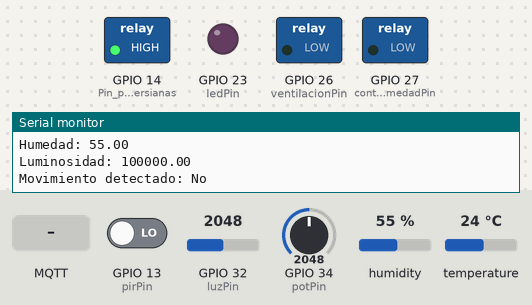
The program below on a simulated ESP32. Parts: switched loads named in the program (green lamp = pin HIGH), output pins drawn as LEDs (lit = HIGH), the last lines printed to the serial monitor. The test bench sets the inputs (shaded band); at power-on: temperature 24 °C, GPIO 32 (luzPin) = 2048, GPIO 13 (pirPin) LOW, GPIO 34 (potPin) = 2048, humidity 55 %. WiFi joins after 1.5 s; servers stay silent unless stated; no MQTT or app messages arrive unless stated.

Above: at 2.7 s.
2.8 s: MQTT message "on1" arrives on the first subscribed topic
At 4.2 s:
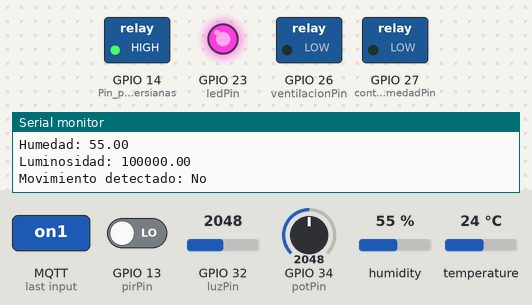
5.0 s: temperature set to 27.6 °C
6.7 s: temperature set to 28.6 °C
At 8.0 s:
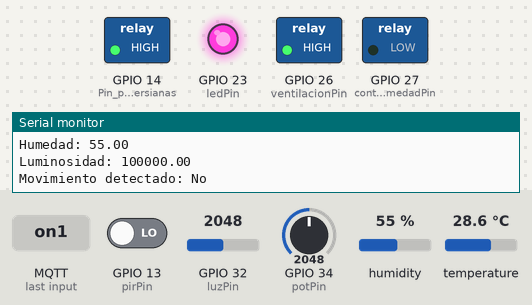
9.1 s: GPIO 32 (luzPin) set to 1171
10.8 s: GPIO 32 (luzPin) set to 1120
At 12.8 s:
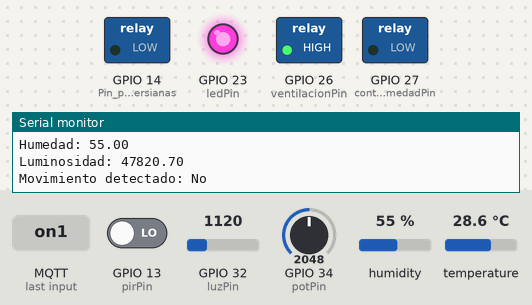
13.1 s: MQTT message "of1" arrives on the first subscribed topic
At 15.0 s:
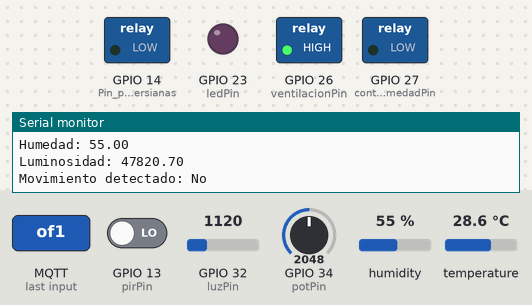
Timing chart, 0 to 16.1 s (numbered marks = the images above; inputs shaded):
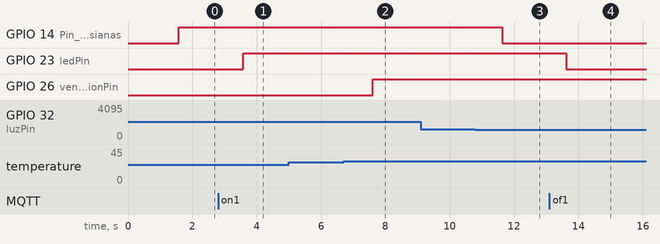

The program:

main.cpp
```cpp
#include <Arduino.h>
#include <WiFi.h>
#include <PubSubClient.h>
#include <DHT.h> // Librería para manejar el sensor DHT22

#define pinDHT 15
#define tipDHT DHT22 // Define el tipo de sensor como DHT22
DHT sensordht22(pinDHT, DHT22); // Crea un objeto sensordht22 para interactuar con el sensor DHT22 conectado al pin 15.

// Configuración de la red WiFi
const char* ssid = "Wokwi-GUEST";
const char* password = "";

// Configuración del servidor MQTT
const char* mqtt_server = "test.mosquitto.org"; // broker público
const int mqtt_port = 1883;
const char* mqtt_user = "";
const char* mqtt_password = "";

// ID único del cliente MQTT
const char* client_id = "SiMonAmMu";

// Tópicos MQTT
const char* temperatura_topic = "sala/temperatura";
const char* humedad_topic = "sala/humedad";
const char* led_topic = "sala/led";
const char* luz_topic = "sala/luz";
const char* mov_topic = "sala/movimiento";
const char* pot_topic = "sala/potenciometro";
const char* ventilacion_topic = "sala/ventilacion";
const char* pir_topic = "sala/pir";
const char* aviso_humedad_topic = "sala/aviso_humedad";

// Pines
const int pirPin = 13; // Pin para el sensor PIR
const int ledPin = 23; // Pin para el LED
const int potPin = 34; // Pin para el potenciómetro
const int ventilacionPin = 26; // Pin para la ventilación
const int controlHumedadPin = 27; // Pin para el control de humedad
const int luzPin = 32; // Pin para el sensor de luz

// Variables Globales
float temperatura; // Almacena la lectura de la temperatura del sensor DHT22
float humedadambiente; // Almacena la lectura de la humedad ambiente del sensor DHT22
const float GAMMA = 0.7; // Valor constante usado en el cálculo de la luminosidad (lux)
const float RL10 = 50; // Constante usada en el cálculo de la luminosidad
float lux; // Variable para luminosidad

/// Inicialización de cliente MQTT
WiFiClient espClient;
PubSubClient client(espClient);

// Declaración de la función callback
void callback(char* topic, byte* payload, unsigned int length) {
    Serial.print("Mensaje recibido en el tópico: ");
    Serial.println(topic);

    String msg = "";
    for (int i = 0; i < length; i++) {
        msg += (char)payload[i];
    }

    // Control de LED
    if (msg.substring(0, 3) == "on1") {
        Serial.print("LAMPARA1 ON  ");
        digitalWrite(ledPin, HIGH);
    }
    if (msg.substring(0, 3) == "of1") {
        Serial.print("LAMPARA1 Off  ");
        digitalWrite(ledPin, LOW);
    }
}

void setup_wifi() {
    delay(10);
    WiFi.begin(ssid, password);
    while (WiFi.status() != WL_CONNECTED) {
        delay(500);
        Serial.print(".");
    }
    Serial.println("Conectado a WiFi");
}

// Conexión MQTT
void reconnect() {
    while (!client.connected()) {
        Serial.println("Intentando conexión MQTT...");
        if (client.connect(client_id, mqtt_user, mqtt_password)) {
            Serial.println("Conectado al servidor MQTT");
            client.subscribe(led_topic);
            client.subscribe(mov_topic);
        } else {
            Serial.print("Error de conexión, rc=");
            Serial.print(client.state());
            Serial.println(" Intentando de nuevo en 5 segundos");
            delay(5000);
        }
    }
}

void setup() {
    Serial.begin(115200);
    setup_wifi();
    client.setServer(mqtt_server, mqtt_port);
    client.setCallback(callback);

    // Configuración de pines
    pinMode(ventilacionPin, OUTPUT); // Pin 26 como salida (ventilación)
    pinMode(controlHumedadPin, OUTPUT); // Pin 27 como salida (control de humedad)
    pinMode(luzPin, INPUT); // Configura el pin del sensor de luz como entrada
    pinMode(pirPin, INPUT); // Configura el pin PIR como entrada
    pinMode(ledPin, OUTPUT); // Configura el pin LED como salida
    pinMode(potPin, INPUT); // Configura el pin del potenciómetro como entrada
    pinMode(14, OUTPUT); // Pin para persianas

    sensordht22.begin(); // Inicia la comunicación con el sensor DHT22
}

// Función para leer los sensores y publicar los datos
void leerSensoresYPublicar() {

    // Leer el sensor de luz
    int analogValue = analogRead(luzPin);
    float voltage = analogValue * (5.0 / 4095.0);
    float resistance = (RL10 * (5.0 - voltage)) / voltage;
    lux = pow(RL10 * 1000 * pow(10, GAMMA) / resistance, (1 / GAMMA));
    lux = constrain(lux, 0, 100000);

    // Leer el estado del sensor PIR
    int movimientoDetectado = digitalRead(pirPin);

    // Leer el DHT22
    temperatura = sensordht22.readTemperature();
    humedadambiente = sensordht22.readHumidity();
    if (isnan(temperatura) || isnan(humedadambiente)) {
        Serial.println("Error leyendo del DHT!");
        return;
    }

    // Publicar potenciómetro
    int potValue = analogRead(potPin);
    char potStr[8];
    dtostrf(potValue, 1, 0, potStr);
    client.publish(pot_topic, potStr);

    // Publicar luminosidad
    char luxStr[8];
    dtostrf(lux, 1, 2, luxStr);
    client.publish(luz_topic, luxStr);

    // Publicar datos de temperatura y humedad
    char humStr[8], tempStr[8];
    dtostrf(humedadambiente, 1, 2, humStr);
    dtostrf(temperatura, 1, 2, tempStr);
    client.publish(humedad_topic, humStr);
    client.publish(temperatura_topic, tempStr);

    // Publicar movimiento
    client.publish(mov_topic, movimientoDetectado ? "1" : "0");

    // Publicar el estado de la ventilación y control de humedad
    if (humedadambiente >= 40 || temperatura >= 28) {
        digitalWrite(ventilacionPin, HIGH);
        client.publish(aviso_humedad_topic, "Humedad alta detectada");
    } else {
        digitalWrite(ventilacionPin, LOW);
    }

    // Control de persianas basado en luminosidad
    digitalWrite(14, lux >= 50000 ? HIGH : LOW);

    // Control de ventilación basado en temperatura
    digitalWrite(ventilacionPin, (temperatura >= 28) ? HIGH : LOW);

    // Imprimir datos en el monitor serie
    Serial.print("Temperatura: ");
    Serial.println(temperatura);
    Serial.print("Humedad: ");
    Serial.println(humedadambiente);
    Serial.print("Luminosidad: ");
    Serial.println(lux);
    Serial.print("Movimiento detectado: ");
    Serial.println(movimientoDetectado ? "Sí" : "No");
}

void loop() {
    if (!client.connected()) {
        reconnect();
    }
    client.loop();

    leerSensoresYPublicar();
    delay(2000); // Espera 2 segundos entre lecturas
}
```

Measured:
- the behaviour switches between 27.9 and 28 °C on temperature (found by bisection; images 1 and 2)
- the behaviour switches between 1146 and 1145 on GPIO 32 (luzPin) (found by bisection; images 2 and 3)
- after the input at 2.8 s, GPIO 23 (ledPin): LOW → HIGH after 0.77 s
- after the input at 6.7 s, GPIO 26 (ventilacionPin): LOW → HIGH after 0.90 s
- after the input at 10.8 s, GPIO 14 (Pin_para_persianas): HIGH → LOW after 0.83 s
- after the input at 13.1 s, GPIO 23 (ledPin): HIGH → LOW after 0.53 s
